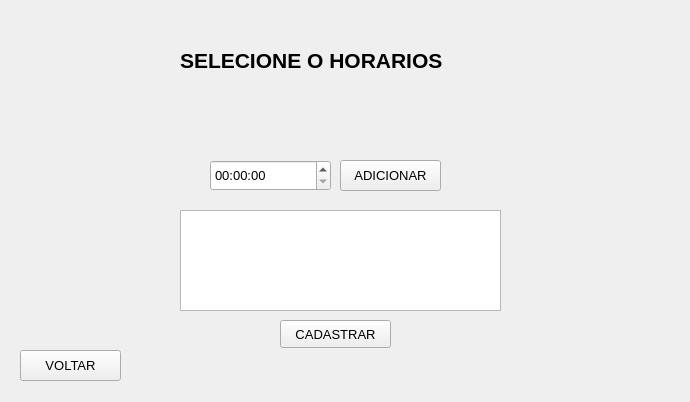
<?xml version="1.0" encoding="UTF-8"?>
<ui version="4.0">
 <class>MainWindow</class>
 <widget class="QMainWindow" name="MainWindow">
  <property name="geometry">
   <rect>
    <x>0</x>
    <y>0</y>
    <width>690</width>
    <height>402</height>
   </rect>
  </property>
  <property name="font">
   <font>
    <pointsize>10</pointsize>
    <weight>50</weight>
    <bold>false</bold>
   </font>
  </property>
  <property name="windowTitle">
   <string>MainWindow</string>
  </property>
  <widget class="QWidget" name="centralwidget">
   <widget class="QLabel" name="label">
    <property name="geometry">
     <rect>
      <x>180</x>
      <y>50</y>
      <width>351</width>
      <height>21</height>
     </rect>
    </property>
    <property name="font">
     <font>
      <pointsize>16</pointsize>
      <weight>75</weight>
      <bold>true</bold>
     </font>
    </property>
    <property name="text">
     <string>SELECIONE O HORARIOS</string>
    </property>
   </widget>
   <widget class="QTimeEdit" name="timeEdit">
    <property name="geometry">
     <rect>
      <x>210</x>
      <y>160</y>
      <width>121</width>
      <height>31</height>
     </rect>
    </property>
   </widget>
   <widget class="QPushButton" name="pushButton">
    <property name="geometry">
     <rect>
      <x>340</x>
      <y>160</y>
      <width>101</width>
      <height>31</height>
     </rect>
    </property>
    <property name="text">
     <string>ADICIONAR</string>
    </property>
   </widget>
   <widget class="QListView" name="listView">
    <property name="geometry">
     <rect>
      <x>180</x>
      <y>210</y>
      <width>321</width>
      <height>101</height>
     </rect>
    </property>
   </widget>
   <widget class="QPushButton" name="pushButton_2">
    <property name="geometry">
     <rect>
      <x>20</x>
      <y>350</y>
      <width>101</width>
      <height>31</height>
     </rect>
    </property>
    <property name="text">
     <string>VOLTAR</string>
    </property>
   </widget>
   <widget class="QPushButton" name="pushButton_3">
    <property name="geometry">
     <rect>
      <x>280</x>
      <y>320</y>
      <width>111</width>
      <height>28</height>
     </rect>
    </property>
    <property name="text">
     <string>CADASTRAR</string>
    </property>
   </widget>
  </widget>
 </widget>
 <resources/>
 <connections/>
</ui>
